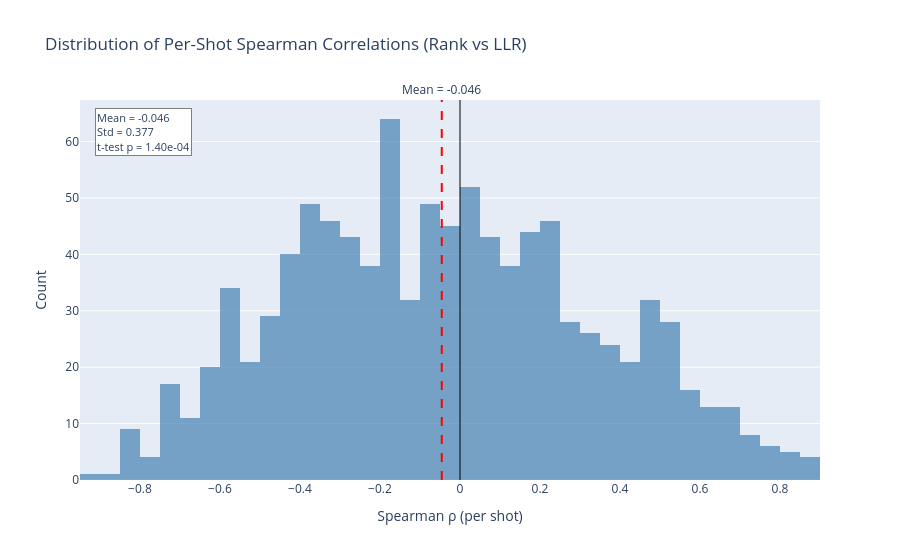

The notebook cell saved with this chart:
### Code cell
# ==============================================================================
# Histogram of Per-Shot Correlations
# ==============================================================================

fig = go.Figure()

# Histogram of per-shot Spearman correlations
fig.add_trace(go.Histogram(
    x=valid_correlations,
    nbinsx=50,
    name="Per-shot ρ",
    marker_color="steelblue",
    opacity=0.7,
))

# Add vertical line at mean
fig.add_vline(
    x=mean_rho,
    line_dash="dash",
    line_color="red",
    annotation_text=f"Mean = {mean_rho:.3f}",
    annotation_position="top",
)

# Add vertical line at 0
fig.add_vline(
    x=0,
    line_dash="solid",
    line_color="black",
    line_width=1,
)

fig.update_layout(
    title="Distribution of Per-Shot Spearman Correlations (Rank vs LLR)",
    xaxis_title="Spearman ρ (per shot)",
    yaxis_title="Count",
    showlegend=False,
)

# Add annotation with statistics
fig.add_annotation(
    text=f"Mean = {mean_rho:.3f}<br>Std = {std_rho:.3f}<br>t-test p = {t_pval:.2e}",
    xref="paper", yref="paper",
    x=0.02, y=0.98,
    showarrow=False,
    font=dict(size=11),
    bgcolor="white",
    bordercolor="gray",
    borderwidth=1,
    align="left",
)

fig.show()

### Figure 1 — Plotly figure (JSON) as saved in the notebook; plotly's stock layout.template omitted (floating-point values rounded to 4 significant figures; data arrays with more than 128 entries replaced by an {"elided": "..."} marker saying what was removed)
{"data": [{"marker": {"color": "steelblue"}, "name": "Per-shot ρ", "nbinsx": 50, "opacity": 0.7, "type": "histogram", "x": {"elided": "1000 float values"}}], "layout": {"annotations": [{"showarrow": false, "text": "Mean = -0.046", "x": -0.04556, "xanchor": "center", "xref": "x", "y": 1, "yanchor": "bottom", "yref": "y domain"}, {"align": "left", "bgcolor": "white", "bordercolor": "gray", "borderwidth": 1, "font": {"size": 11}, "showarrow": false, "text": "Mean = -0.046<br>Std = 0.377<br>t-test p = 1.40e-04", "x": 0.02, "xref": "paper", "y": 0.98, "yref": "paper"}], "shapes": [{"line": {"color": "red", "dash": "dash"}, "type": "line", "x0": -0.04556, "x1": -0.04556, "xref": "x", "y0": 0, "y1": 1, "yref": "y domain"}, {"line": {"color": "black", "dash": "solid", "width": 1}, "type": "line", "x0": 0, "x1": 0, "xref": "x", "y0": 0, "y1": 1, "yref": "y domain"}], "showlegend": false, "title": {"text": "Distribution of Per-Shot Spearman Correlations (Rank vs LLR)"}, "xaxis": {"title": {"text": "Spearman ρ (per shot)"}}, "yaxis": {"title": {"text": "Count"}}}}
